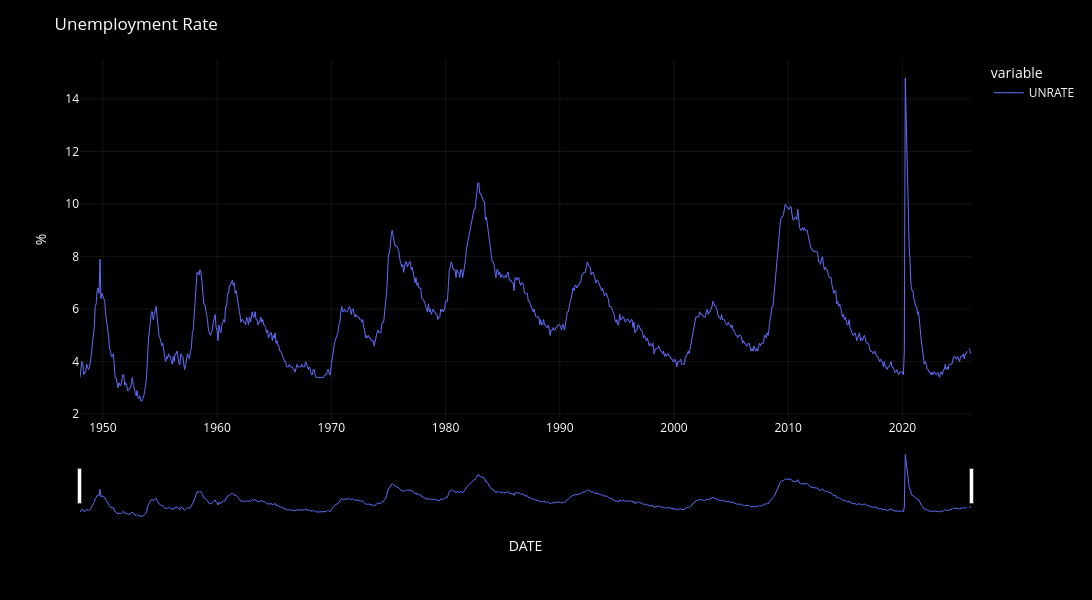

Notebook code for this chart:
### Markdown cell above
- **Plot of Data**

### Code cell
plot_df_chart(
    df[[INDICATOR]],
    chart_title=DICT[INDICATOR]['title'],
    yaxis_title=DICT[INDICATOR]['unit'],
    use_markers=False
)

### Figure 1 — Plotly figure (JSON) as saved in the notebook; plotly's stock layout.template omitted (floating-point values rounded to 4 significant figures; data arrays with more than 128 entries replaced by an {"elided": "..."} marker saying what was removed)
{"data": [{"hovertemplate": "<b>%{fullData.name}</b><br>%{y:.2f}<extra></extra>", "legendgroup": "UNRATE", "line": {"color": "#636efa", "dash": "solid", "width": 1}, "marker": {"symbol": "circle"}, "mode": "lines", "name": "UNRATE", "orientation": "v", "showlegend": true, "type": "scatter", "x": {"elided": "937 str values"}, "xaxis": "x", "y": {"elided": "937 float values"}, "yaxis": "y"}], "layout": {"dragmode": "zoom", "font": {"color": "white", "size": 12}, "height": 600, "legend": {"bgcolor": "rgba(0,0,0,0)", "itemclick": "toggle", "itemdoubleclick": "toggleothers", "title": {"text": "variable"}, "tracegroupgap": 0}, "margin": {"t": 60}, "paper_bgcolor": "black", "plot_bgcolor": "black", "title": {"text": "Unemployment Rate"}, "width": 1300, "xaxis": {"anchor": "y", "domain": [0, 1], "gridcolor": "rgba(255,255,255,0.08)", "rangeslider": {"visible": true}, "showgrid": true, "title": {"text": "DATE"}}, "yaxis": {"anchor": "x", "domain": [0, 1], "fixedrange": false, "gridcolor": "rgba(255,255,255,0.08)", "showgrid": true, "title": {"text": "%"}}}}
